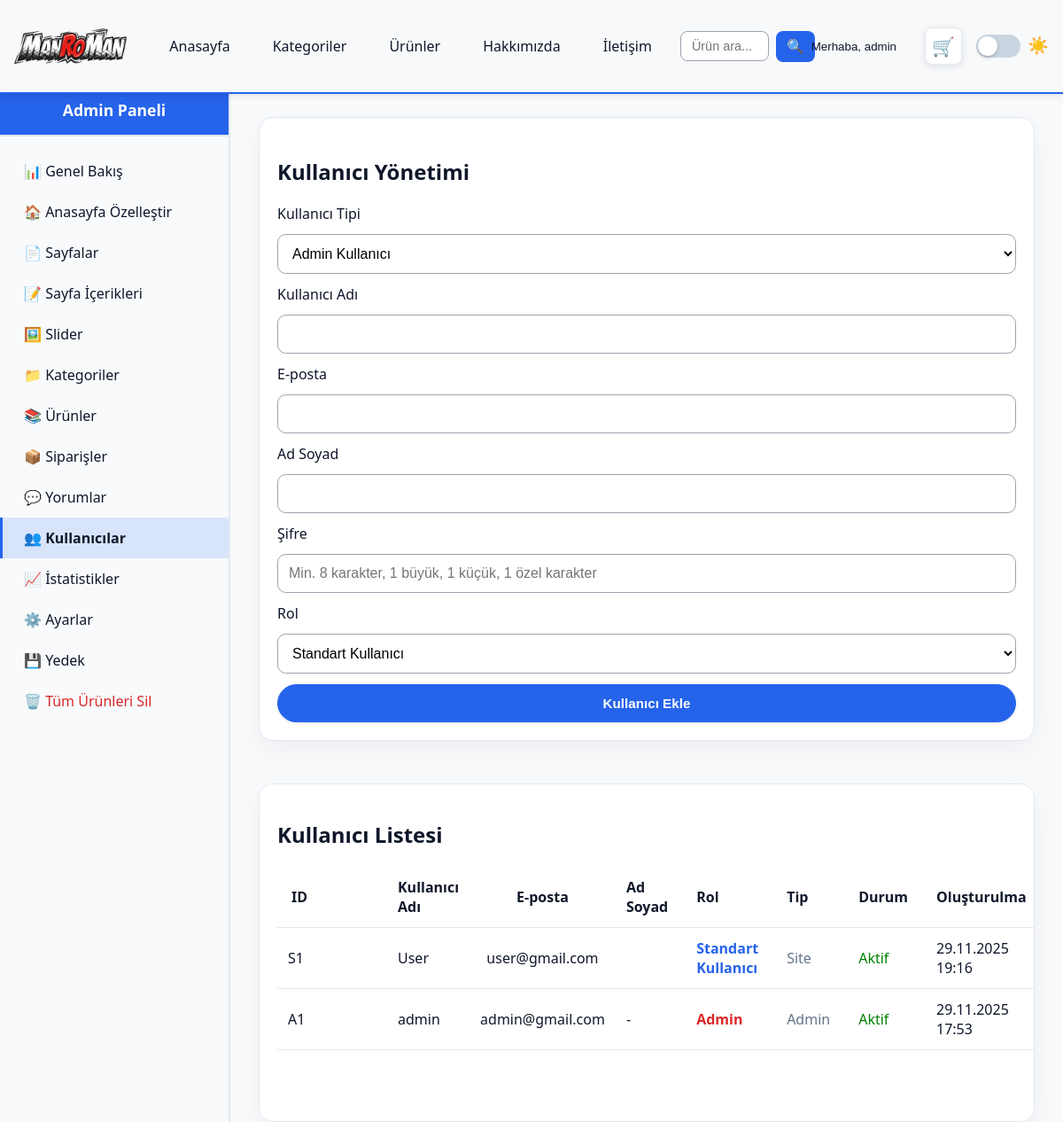
The page /admin/users.php (signed in) on the database its author committed.
### tables this page shows
CREATE TABLE `users` (
  `id` int(10) UNSIGNED NOT NULL,
  `username` varchar(100) NOT NULL,
  `email` varchar(150) DEFAULT NULL,
  `phone` varchar(50) DEFAULT NULL,
  `full_name` varchar(150) DEFAULT NULL,
  `password_hash` varchar(255) NOT NULL,
  `role` varchar(50) DEFAULT 'admin',
  `created_at` timestamp NOT NULL DEFAULT current_timestamp()
);

CREATE TABLE `site_users` (
  `id` int(10) UNSIGNED NOT NULL,
  `username` varchar(100) NOT NULL,
  `email` varchar(150) NOT NULL,
  `password_hash` varchar(255) NOT NULL,
  `full_name` varchar(150) DEFAULT NULL,
  `phone` varchar(50) DEFAULT NULL,
  `address` text DEFAULT NULL,
  `status` varchar(20) DEFAULT 'active',
  `created_at` timestamp NOT NULL DEFAULT current_timestamp(),
  `last_login` timestamp NULL DEFAULT NULL,
  `role` varchar(50) DEFAULT 'standard'
);

### functions.php (called while the page is built, shortened)
<?php
function sanitize(string $value): string
{
    return htmlspecialchars($value, ENT_QUOTES, 'UTF-8');
}
function getPages(PDO $pdo): array
{
    $statement = $pdo->query('SELECT id, title, slug FROM pages ORDER BY id DESC');
    return $statement->fetchAll();
}
function adminIsLoggedIn(): bool
{
    return isset($_SESSION['admin']);
}
function getAdminRole(): ?string
{
    return $_SESSION['admin']['role'] ?? null;
}
function isAdmin(): bool
{
    return getAdminRole() === 'admin';
}

### admin/users.php (the view, shortened to what this page needs)
<?php
require __DIR__ . '/../config.php';
$hasRoleColumnGlobal = true;
try {
    $checkRoleStmt = $pdo->query("SHOW COLUMNS FROM users LIKE 'role'");
    $roleColumnCheck = $checkRoleStmt->fetch();
    if ($roleColumnCheck) {
        $hasRoleColumnGlobal = true;
    }
} catch (PDOException $e) {
    $hasRoleColumnGlobal = false;
    error_log("Role kolonu kontrolü başarısız: " . $e->getMessage());
}
$editingUser = null;
$hasEmailColumn = hasEmailColumn($pdo, 'users');
$hasRoleColumn = $hasRoleColumnGlobal;
try {
    if ($hasEmailColumn && $hasRoleColumn) {
        $adminUsers = $pdo->query('SELECT *, "admin" as user_type, created_at as created, COALESCE(email, "") as email, COALESCE(role, "admin") as role FROM users ORDER BY id DESC')->fetchAll();
    } elseif ($hasEmailColumn) {
        $adminUsers = $pdo->query('SELECT *, "admin" as user_type, created_at as created, COALESCE(email, "") as email, "admin" as role FROM users ORDER BY id DESC')->fetchAll();
    } elseif ($hasRoleColumn) {
        $adminUsers = $pdo->query('SELECT *, "admin" as user_type, created_at as created, "" as email, COALESCE(role, "admin") as role FROM users ORDER BY id DESC')->fetchAll();
    } else {
        $adminUsers = $pdo->query('SELECT *, "admin" as user_type, created_at as created, "" as email, "admin" as role FROM users ORDER BY id DESC')->fetchAll();
    }
} catch (PDOException $e) {
    if (strpos($e->getMessage(), 'role') !== false || strpos($e->getMessage(), 'Unknown column') !== false) {
        $hasRoleColumn = false;
        if ($hasEmailColumn) {
            $adminUsers = $pdo->query('SELECT *, "admin" as user_type, created_at as created, COALESCE(email, "") as email, "admin" as role FROM users ORDER BY id DESC')->fetchAll();
        } else {
            $adminUsers = $pdo->query('SELECT *, "admin" as user_type, created_at as created, "" as email, "admin" as role FROM users ORDER BY id DESC')->fetchAll();
        }
    } else {
        throw $e;
    }
}
$siteUsers = $pdo->query('SELECT *, "site" as user_type, created_at as created FROM site_users ORDER BY id DESC')->fetchAll();
$allUsers = [];
foreach ($adminUsers as $user) {
    $allUsers[] = $user;
}
foreach ($siteUsers as $user) {
    $allUsers[] = $user;
}
usort($allUsers, function($a, $b) {
    return strtotime($b['created']) - strtotime($a['created']);
});
include __DIR__ . '/partials/header.php';
?>
<section class="card" style="margin-top: 2rem; padding-top: 1.5rem;">
    <h1>Kullanıcı Yönetimi</h1>
    <form method="post">
        <?php if ($editingUser): ?>
            <input type="hidden" name="id" value="<?php echo $editingUser['id']; ?>">
            <input type="hidden" name="user_type" value="<?php echo $editingUser['user_type']; ?>">
        <?php else: ?>
            <label for="user_type">Kullanıcı Tipi</label>
            <select id="user_type" name="user_type" required onchange="toggleUserFields()">
                <option value="admin">Admin Kullanıcı</option>
            </select>
        <?php endif; ?>
        <label for="username">Kullanıcı Adı</label>
        <input id="username" name="username" value="<?php echo sanitize($editingUser['username'] ?? ($_POST['username'] ?? '')); ?>" required>
        <label for="email">E-posta</label>
        <input id="email" name="email" type="email" value="<?php echo sanitize($editingUser['email'] ?? ($_POST['email'] ?? '')); ?>" <?php echo (!$editingUser || ($editingUser['user_type'] ?? '') === 'site') ? 'required' : ''; ?>>
        <?php if (!$editingUser || ($editingUser['user_type'] ?? '') === 'site'): ?>
            <label for="full_name">Ad Soyad</label>
            <input id="full_name" name="full_name" value="<?php echo sanitize($editingUser['full_name'] ?? ($_POST['full_name'] ?? '')); ?>">
        <?php endif; ?>
        <label for="password">Şifre <?php if ($editingUser): ?>(Değiştirmek istemiyorsanız boş bırakın)<?php endif; ?></label>
        <input id="password" name="password" type="password" minlength="8" placeholder="Min. 8 karakter, 1 büyük, 1 küçük, 1 özel karakter" <?php echo $editingUser ? '' : 'required'; ?>>
        <label for="role">Rol</label>
        <select id="role" name="role" required>
            <?php
            $selectedRole = ($editingUser && isset($editingUser['role'])) ? $editingUser['role'] : ($_POST['role'] ?? 'standard');
            ?>
            <option value="standard" <?php echo $selectedRole === 'standard' ? 'selected' : ''; ?>>Standart Kullanıcı</option>
        </select>
        <button class="btn btn-primary" type="submit">
            <?php echo $editingUser ? 'Kullanıcıyı Güncelle' : 'Kullanıcı Ekle'; ?>
        </button>
    </form>
</section>
<section class="card" style="margin-top: 3rem; margin-bottom: 3rem; padding-bottom: 3rem;">
    <h2>Kullanıcı Listesi</h2>
    <?php if ($allUsers): ?>
        <table>
            <thead>
            <tr>
                <th>ID</th>
                <th>Kullanıcı Adı</th>
                <th>E-posta</th>
                <th>Ad Soyad</th>
                <th>Rol</th>
                <th>Tip</th>
                <th>Durum</th>
                <th>Oluşturulma</th>
            </tr>
            </thead>
            <tbody>
            <?php foreach ($allUsers as $user): ?>
                <tr>
                    <td>
                        <?php
                        $displayId = $user['user_type'] === 'admin' ? 'A' . $user['id'] : 'S' . $user['id'];
                        echo $displayId;
                        ?>
                    </td>
                    <td><?php echo sanitize($user['username']); ?></td>
                    <td><?php echo sanitize($user['email'] ?? '-'); ?></td>
                    <td><?php echo sanitize($user['full_name'] ?? '-'); ?></td>
                    <td>
                        <span style="color: <?php echo $user['role'] === 'admin' ? '#dc2626' : '#2563eb'; ?>; font-weight: 600;">
                            <?php echo $user['role'] === 'admin' ? 'Admin' : 'Standart Kullanıcı'; ?>
                        </span>
                    </td>
                    <td>
                        <span style="color: var(--muted);">
                            <?php echo $user['user_type'] === 'admin' ? 'Admin' : 'Site'; ?>
                        </span>
                    </td>
                    <td>
                        <?php if ($user['user_type'] === 'site'): ?>
                            <span style="color: <?php echo ($user['status'] ?? 'active') === 'active' ? 'green' : 'red'; ?>;">
                                <?php echo ($user['status'] ?? 'active') === 'active' ? 'Aktif' : 'Pasif'; ?>
                            </span>
                        <?php else: ?>
                            <span style="color: green;">Aktif</span>
                        <?php endif; ?>
                    </td>
                    <td><?php echo date('d.m.Y H:i', strtotime($user['created'])); ?></td>
                </tr>
            <?php endforeach; ?>
            </tbody>
        </table>
    <?php else: ?>
        <p>Henüz kullanıcı yok.</p>
    <?php endif; ?>
</section>
<?php include __DIR__ . '/partials/footer.php'; ?>

### admin/partials/header.php (shortened to what this page needs)
<?php
if (!isset($pages)) {
    $pages = getPages($pdo);
}
$navPageSlugs = array_column($pages, 'slug');
$hasAboutPage = in_array('hakkimizda', $navPageSlugs, true);
$hasContactPage = in_array('iletisim', $navPageSlugs, true);
?>
<!DOCTYPE html>
<html lang="tr">
<head>
    <link rel="stylesheet" href="<?php echo BASE_URL; ?>/assets/css/styles.css">
    <link rel="stylesheet" href="<?php echo BASE_URL; ?>/assets/css/final_override.css">
</head>
<body class="admin-panel">
<aside class="admin-sidebar" id="adminSidebar">
    <div class="admin-sidebar-header">
        <strong>Admin Paneli</strong>
    </div>
    <nav class="admin-sidebar-nav">
        <a href="<?php echo BASE_URL; ?>/admin/dashboard.php" class="<?php echo basename($_SERVER['PHP_SELF']) === 'dashboard.php' ? 'active' : ''; ?>">📊 Genel Bakış</a>
        <a href="<?php echo BASE_URL; ?>/admin/homepage.php" class="<?php echo basename($_SERVER['PHP_SELF']) === 'homepage.php' ? 'active' : ''; ?>">🏠 Anasayfa Özelleştir</a>
        <a href="<?php echo BASE_URL; ?>/admin/pages.php" class="<?php echo basename($_SERVER['PHP_SELF']) === 'pages.php' ? 'active' : ''; ?>">📄 Sayfalar</a>
        <a href="<?php echo BASE_URL; ?>/admin/page_content.php" class="<?php echo basename($_SERVER['PHP_SELF']) === 'page_content.php' ? 'active' : ''; ?>">📝 Sayfa İçerikleri</a>
        <a href="<?php echo BASE_URL; ?>/admin/slider.php" class="<?php echo basename($_SERVER['PHP_SELF']) === 'slider.php' ? 'active' : ''; ?>">🖼️ Slider</a>
        <a href="<?php echo BASE_URL; ?>/admin/categories.php" class="<?php echo basename($_SERVER['PHP_SELF']) === 'categories.php' ? 'active' : ''; ?>">📁 Kategoriler</a>
        <a href="<?php echo BASE_URL; ?>/admin/products.php" class="<?php echo basename($_SERVER['PHP_SELF']) === 'products.php' ? 'active' : ''; ?>">📚 Ürünler</a>
        <a href="<?php echo BASE_URL; ?>/admin/orders.php" class="<?php echo basename($_SERVER['PHP_SELF']) === 'orders.php' ? 'active' : ''; ?>">📦 Siparişler</a>
        <a href="<?php echo BASE_URL; ?>/admin/comments.php" class="<?php echo basename($_SERVER['PHP_SELF']) === 'comments.php' ? 'active' : ''; ?>">💬 Yorumlar</a>
        <?php if (isAdmin()): ?>
            <a href="<?php echo BASE_URL; ?>/admin/users.php" class="<?php echo basename($_SERVER['PHP_SELF']) === 'users.php' ? 'active' : ''; ?>">👥 Kullanıcılar</a>
            <a href="<?php echo BASE_URL; ?>/admin/statistics.php" class="<?php echo basename($_SERVER['PHP_SELF']) === 'statistics.php' ? 'active' : ''; ?>">📈 İstatistikler</a>
            <a href="<?php echo BASE_URL; ?>/admin/settings.php" class="<?php echo basename($_SERVER['PHP_SELF']) === 'settings.php' ? 'active' : ''; ?>">⚙️ Ayarlar</a>
            <a href="<?php echo BASE_URL; ?>/admin/backup.php" class="<?php echo basename($_SERVER['PHP_SELF']) === 'backup.php' ? 'active' : ''; ?>">💾 Yedek</a>
            <a href="<?php echo BASE_URL; ?>/admin/fix_products.php" class="<?php echo basename($_SERVER['PHP_SELF']) === 'fix_products.php' ? 'active' : ''; ?>" style="color: #dc2626;">🗑️ Tüm Ürünleri Sil</a>
        <?php endif; ?>
    </nav>
</aside>
<header class="site-header admin-top-header">
    <div class="container header-row">
        <a class="logo" href="<?php echo BASE_URL; ?>/index.php">
            <img src="<?php echo BASE_URL; ?>/img/logo.png" alt="ManRoMan" class="logo-image">
        </a>
        <nav class="main-nav">
            <a href="<?php echo BASE_URL; ?>/index.php">Anasayfa</a>
            <div class="dropdown header-nav-dropdown">
                <button type="button">Kategoriler</button>
            </div>
            <a href="<?php echo BASE_URL; ?>/products.php">Ürünler</a>
            <?php if ($hasAboutPage): ?><a href="<?php echo BASE_URL; ?>/about.php">Hakkımızda</a><?php endif; ?>
            <?php if ($hasContactPage): ?><a href="<?php echo BASE_URL; ?>/contact.php">İletişim</a><?php endif; ?>
            <form class="header-search" method="get" action="<?php echo BASE_URL; ?>/products.php" style="margin-left: auto; margin-right: 1rem;">
                <input
                    type="text"
                    name="search"
                    placeholder="Ürün ara..."
                    value="<?php echo sanitize($_GET['search'] ?? ''); ?>"
                    class="search-input"
                >
                <button type="submit" class="search-button" title="Ara">🔍</button>
            </form>
            <div class="nav-right-buttons">
                <?php if (adminIsLoggedIn()): ?>
                    <?php
                    $adminUser = $_SESSION['admin'] ?? null;
                    $adminName = $adminUser['username'] ?? 'Admin';
                    ?>
                    <div class="dropdown admin-user-dropdown" id="adminUserDropdown">
                        <button type="button" class="btn-user" id="adminUserDropdownBtn">Merhaba, <?php echo sanitize($adminName); ?></button>
                    </div>
                <?php endif; ?>
                <a href="<?php echo BASE_URL; ?>/cart.php" class="cart-button" title="Sepet">
                    <span class="cart-icon">🛒</span>
                </a>
                <button id="theme-toggle" class="theme-toggle" title="Tema Değiştir" type="button">
                    <span class="theme-slider">
                        <span class="theme-slider-handle"></span>
                    </span>
                    <span class="theme-label">☀️</span>
                </button>
            </div>
        </nav>
    </div>
</header>
<main class="admin-content">

### rows shown on the page
users: username "admin", displayId "A1", email "admin@gmail.com", full_name "-", shows "Admin", shows "Aktif", created_at "29.11.2025 17:53"
site_users: displayId "S1", username "User", email "user@gmail.com", role "Standart Kullanıcı", shows "Site", status "Aktif", created_at "29.11.2025 19:16"
